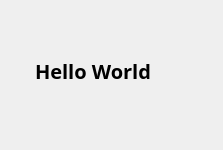
<?xml version="1.0" encoding="UTF-8"?>
<!--
  - Copyright (c) 2024. aaron.
  -
  - This program is under the GPL-3.0 license.
  - if you have not received it or the program has a bug, please let me know:
  - <communicate_aaron@outlook.com>.
  -->

<ui version="4.0">
    <class>Widget</class>
    <widget class="QWidget" name="Widget">
        <property name="geometry">
            <rect>
                <x>0</x>
                <y>0</y>
                <width>223</width>
                <height>150</height>
            </rect>
        </property>
        <property name="windowTitle">
            <string>Widget</string>
        </property>
        <widget class="QLabel" name="label">
            <property name="geometry">
                <rect>
                    <x>35</x>
                    <y>50</y>
                    <width>141</width>
                    <height>41</height>
                </rect>
            </property>
            <property name="font">
                <font>
                    <family>宋体</family>
                    <pointsize>15</pointsize>
                    <bold>true</bold>
                </font>
            </property>
            <property name="text">
                <string>Hello World</string>
            </property>
        </widget>
    </widget>
    <resources/>
    <connections/>
</ui>
